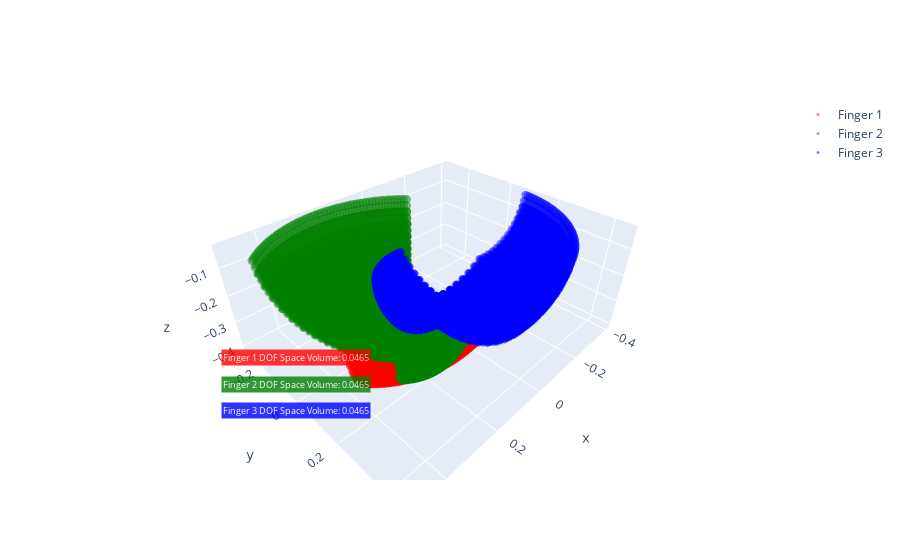

Notebook code for this chart:
### Code cell
#Plot Options
points = True
solid = False

#finger position
finger_orientation_deg = [43,135,245]
x_position = [0.2,0.2,-0,1]
y_position = [0,0.1, 0.05]
z_position = [0,0,0]

finger_orientation = get_finger_orientation(finger_orientation_deg)

colors = ['red', 'green', 'blue' , 'yellow', 'cyan', 'magenta','orange']


segment_length = 0.2  # Each segment length
num_angles = 30# Reduced resolution for movement visualization


joint_range_1_list = [np.linspace(-np.pi/2, 0, num_angles) ,np.linspace(-np.pi/2, 0, num_angles) ,np.linspace(-np.pi/2, 0, num_angles) ]
joint_range_2_list = [np.linspace( -np.pi/2,0, num_angles), np.linspace( -np.pi/2,0, num_angles),np.linspace( -np.pi/2,0, num_angles)]
#joint_range_3_list = [np.linspace(-np.pi/5, 0, num_angles),np.linspace(-np.pi/5, 0, num_angles),np.linspace(-np.pi/5, 0, num_angles)   ]


base_rotation_range_list = [np.linspace(-np.pi/4 + finger_orientation[0], np.pi/4+ finger_orientation[0], num_angles * 2) ,
                            np.linspace(-np.pi/4 + finger_orientation[1], np.pi/4+ finger_orientation[1], num_angles * 2),
                            np.linspace(-np.pi/4 + finger_orientation[2], np.pi/4+ finger_orientation[2], num_angles * 2)] # Base rotation around Z-axis




volume_text_list = []
fig = go.Figure()

for i, base_angle in enumerate(finger_orientation): 
    X, Y, Z = [], [], []

    base_rotation_range = base_rotation_range_list[i]
    for phi in base_rotation_range:  # Reduce computed points by stepping [::2]
        
        joint_range_1 = joint_range_1_list[i]
        joint_range_2 = joint_range_2_list[i]
        #joint_range_3 = joint_range_3_list[i]
        
        for theta1 in joint_range_1[::2]:
            for theta2 in joint_range_2[::2]:
               # for theta3 in joint_range_3[::2]:
                    # Apply spacing only to the first two fingers
                  
                    x_offset = x_position[i]
                    y_offset = y_position[i]
                    z_offset = z_position[i]
                
                    
                    x1 = segment_length * np.cos(base_angle) * np.cos(theta1) + x_offset
                    y1 = segment_length * np.sin(base_angle) * np.cos(theta1) + y_offset
                    z1 = segment_length * np.sin(theta1) + z_offset
                    
                    x2 = x1 + segment_length * np.cos(base_angle) * np.cos(theta1 + theta2)
                    y2 = y1 + segment_length * np.sin(base_angle) * np.cos(theta1 + theta2)
                    z2 = z1 + segment_length * np.sin(theta1 + theta2)
                    
                    #x3 = x2 + segment_length * np.cos(base_angle) * np.cos(theta1 + theta2 + theta3)
                    #y3 = y2 + segment_length * np.sin(base_angle) * np.cos(theta1 + theta2 + theta3)
                    #z3 = z2 + segment_length * np.sin(theta1 + theta2 + theta3)
                    
                    x3 = x2
                    y3 = y2
                    z3 = z2
                    
                    # Apply base rotation around Y-axis
                    x_final = (x3-x_offset) * np.cos(phi) - (y3 - y_offset) * np.sin(phi) +x_offset
                    y_final = (x3-x_offset) * np.sin(phi) + (y3 - y_offset) * np.cos(phi) + y_offset
                    z_final = z3
                    
                    
                    X.append(x_final)
                    Y.append(y_final)
                    Z.append(z_final)
    
    
                  
    volume = calculate_workspace_volume(X, Y, Z)
    volume_text = f"Finger {i+1} DOF Space Volume: {volume:.4f}"
    print(volume)
    volume_text_list.append(volume_text)

    
    if points == True:
        fig.add_trace(go.Scatter3d(
            x=X, y=Y, z=Z,
            mode='markers',
            marker=dict(size=3, opacity=0.5, color=colors[i]),
            name=f'Finger {i+1}'
        ))
    
    #solid
    if solid == True:
        fig.add_trace(go.Mesh3d(
        x=X, y=Y, z=Z,
        color=colors[i],  # Use a solid color for the finger
        opacity=0.8
        ))
        
        
        
        
for i, text in enumerate(volume_text_list):

    
       
    fig.add_annotation(
        x=0.2, y=0.3 - (0.07 * i),  # Coordinates of the annotation
        text=text,  # Text to display
        showarrow=False,  # Display an arrow pointing to the text
        arrowhead=2,  # Type of arrow
        font=dict(size=9, color="white"),  # Font styling
        bgcolor=f"{colors[i]}",  # Background color
        opacity=0.8
    )
       
        

# Save as an interactive HTML file
fig.write_html("range_of_motion.html")
print("Interactive 3D plot saved as gripper_plot.html")


# Show the interactive plot
fig.show()

### Figure 1 — Plotly figure (JSON) as saved in the notebook; plotly's stock layout.template omitted (floating-point values rounded to 4 significant figures; data arrays with more than 128 entries replaced by an {"elided": "..."} marker saying what was removed)
{"data": [{"marker": {"color": "red", "opacity": 0.5, "size": 3}, "mode": "markers", "name": "Finger 1", "type": "scatter3d", "x": {"elided": "13500 float values"}, "y": {"elided": "13500 float values"}, "z": {"elided": "13500 float values"}}, {"marker": {"color": "green", "opacity": 0.5, "size": 3}, "mode": "markers", "name": "Finger 2", "type": "scatter3d", "x": {"elided": "13500 float values"}, "y": {"elided": "13500 float values"}, "z": {"elided": "13500 float values"}}, {"marker": {"color": "blue", "opacity": 0.5, "size": 3}, "mode": "markers", "name": "Finger 3", "type": "scatter3d", "x": {"elided": "13500 float values"}, "y": {"elided": "13500 float values"}, "z": {"elided": "13500 float values"}}], "layout": {"annotations": [{"arrowhead": 2, "bgcolor": "red", "font": {"color": "white", "size": 9}, "opacity": 0.8, "showarrow": false, "text": "Finger 1 DOF Space Volume: 0.0465", "x": 0.2, "y": 0.3}, {"arrowhead": 2, "bgcolor": "green", "font": {"color": "white", "size": 9}, "opacity": 0.8, "showarrow": false, "text": "Finger 2 DOF Space Volume: 0.0465", "x": 0.2, "y": 0.23}, {"arrowhead": 2, "bgcolor": "blue", "font": {"color": "white", "size": 9}, "opacity": 0.8, "showarrow": false, "text": "Finger 3 DOF Space Volume: 0.0465", "x": 0.2, "y": 0.16}]}}
